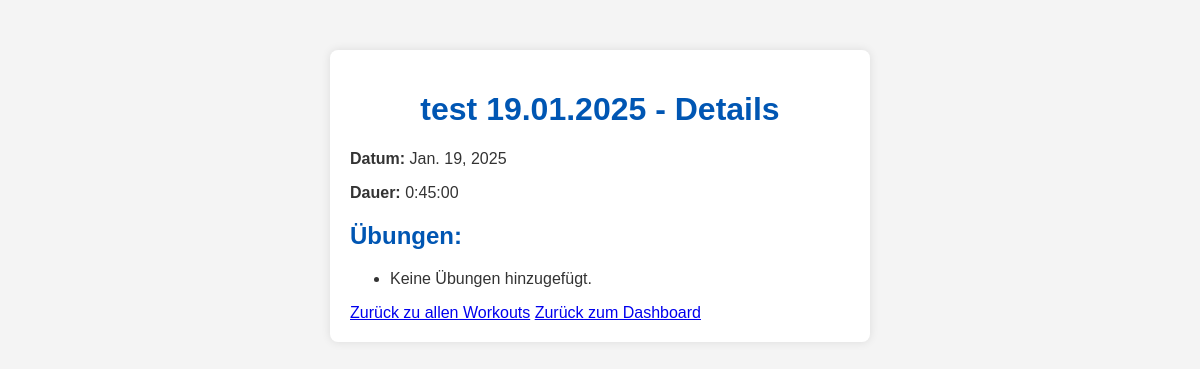
Page /workout/7/ (signed in) on the committed database.
### blog/models.py (models this page shows, shortened)
class Workout(models.Model):
    user = models.ForeignKey(User, on_delete=models.CASCADE)
    date = models.DateField(default=datetime.date.today)
    workout_type = models.CharField(max_length=50)
    duration = models.DurationField()

### blog/views.py (the view)
# urls.py: path("workout/<int:pk>/", views.workout_detail, name='workout_detail'),
@login_required
def workout_detail(request, pk):
    workout = get_object_or_404(Workout, pk=pk, user=request.user)
    exercises = workout.exercises.all()
    return render(request, "workout_detail.html", {
        "workout": workout,
        "exercises": exercises,
    })

### blog/templates/workout_detail.html (shortened to what this page needs)
{% load static %}
<!DOCTYPE html>
<html lang="de">
<head>
    <link rel="stylesheet" href="{% static 'style.css' %}">
</head>
<body>
    <div class="container">
        <h1>{{ workout.workout_type }} - Details</h1>
        <p><strong>Datum:</strong> {{ workout.date }}</p>
        <p><strong>Dauer:</strong> {{ workout.duration }}</p>
        <h2>Übungen:</h2>
        <ul>
            {% for exercise in exercises %}
                <li>
                    <strong>{{ exercise.name }}</strong> -
                    {{ exercise.sets }} Sätze x {{ exercise.reps }} Wiederholungen
                    @ {{ exercise.weight }} kg
                </li>
            {% empty %}
                <li>Keine Übungen hinzugefügt.</li>
            {% endfor %}
        </ul>
        <div class="footer-links">
            <a href="{% url 'all_workouts' %}" class="back-link">Zurück zu allen Workouts</a>
            <a href="{% url 'dashboard' %}" class="home-link">Zurück zum Dashboard</a>
        </div>
    </div>
</body>
</html>

### static/style.css (style rules this page uses)
body { font-family: 'Arial', sans-serif; margin: 0; padding: 0; background-color: #f4f4f4; color: #333; }
.container { width: 80%; max-width: 500px; margin: 50px auto; padding: 20px; background-color: #fff; box-shadow: 0 0 10px rgba(0, 0, 0, 0.1); border-radius: 8px; }
h1 { text-align: center; color: #0056b3; }
h2 { color: #0056b3; margin-top: 20px; }

### rows in the picture
Workout: workout_type "test 19.01.2025", date "Jan. 19, 2025", duration "0:45:00"
